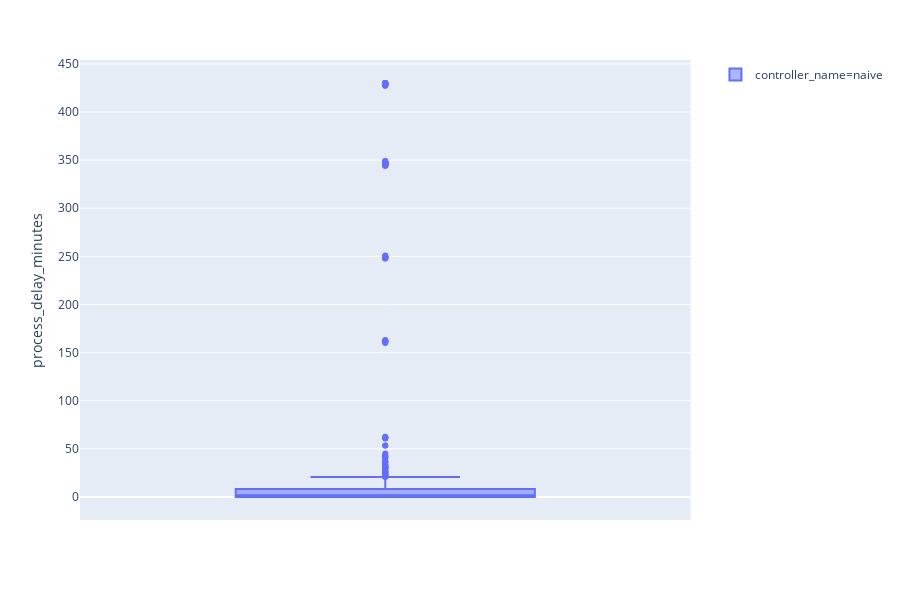

The notebook cell this image was saved under:
### Code cell
px.box(df, y='process_delay_minutes', color='controller_name')

### Figure 1 — Plotly figure (JSON) as saved in the notebook; plotly's stock layout.template omitted (floating-point values rounded to 4 significant figures; data arrays with more than 128 entries replaced by an {"elided": "..."} marker saying what was removed)
{"data": [{"alignmentgroup": "True", "hoverlabel": {"namelength": 0}, "hovertemplate": "controller_name=naive<br>process_delay_minutes=%{y}", "legendgroup": "controller_name=naive", "marker": {"color": "#636efa"}, "name": "controller_name=naive", "notched": false, "offsetgroup": "controller_name=naive", "orientation": "v", "showlegend": true, "type": "box", "x0": " ", "xaxis": "x", "y": {"elided": "1200 float values"}, "y0": " ", "yaxis": "y"}], "layout": {"boxmode": "group", "height": 600, "legend": {"tracegroupgap": 0}, "margin": {"t": 60}, "xaxis": {"anchor": "y", "domain": [0, 0.98]}, "yaxis": {"anchor": "x", "domain": [0, 1], "title": {"text": "process_delay_minutes"}}}}
